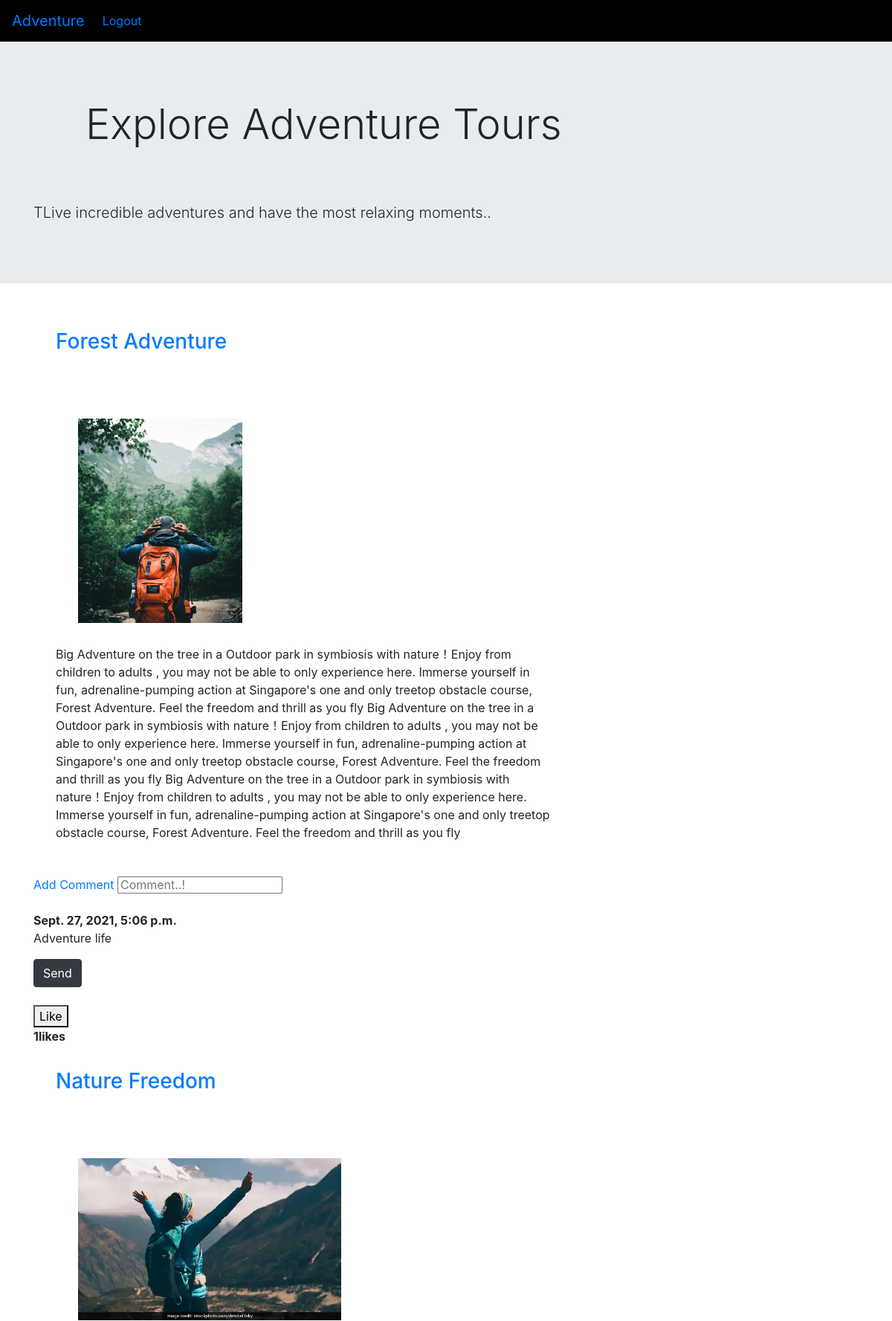
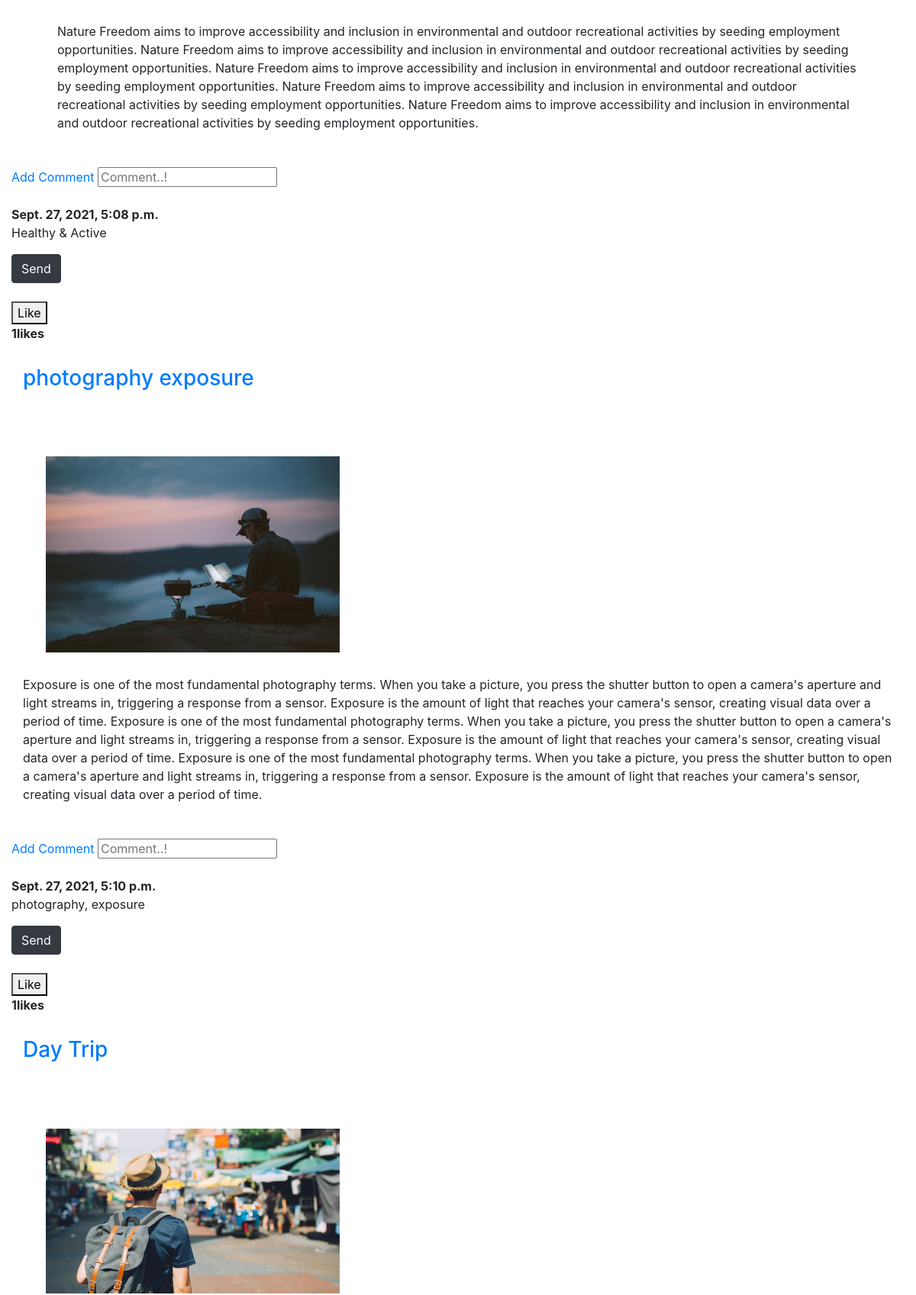
The page / (upper part) on the database its author committed (2 pictures, top to bottom).
### myapp/models.py (models this page shows, shortened)
class Post(models.Model):
    title = models.CharField(max_length = 100)
    image = models.ImageField()
    body = models.TextField()
    liked = models.ManyToManyField(User,default = None,blank = True,related_name = 'liked')
    comment = models.TextField()
    date = models.DateTimeField(auto_now_add = True)

### myapp/views.py (the view)
# urls.py: path('',HomeView.as_view(),name = 'home'),
class HomeView(ListView):
    model = Post
    template_name = 'home.html'
    fields = ('comment','liked')

### template/home.html (shortened to what this page needs)
{% extends 'base.html' %}
{% block content %}
<div class="container">
    <div class="row">
        <div class="col-md-8">
        {% for post in object_list %}
            <div class="post-entry">
                <h3><a href="#">{{post.title}}</a> </h3><br><br>
                <div class="image-blog">
                    <img src="{{post.image.url}}">
                </div>
                               <p>{{post.body}}</p>
            </div>
        </div>
            <div class="col-md-5">
             <a href="#">Add Comment</a>
                <input type="text" {{post.comment}} placeholder="Comment..!"><br><br>
            <strong>{{post.date}}</strong>
            <p>{{post.comment}}</p>
            <button type="submit" class="btn btn-dark">Send</button>
            <br>
            <br>
            <form method="post" class="ui form">
                {% if user not in post.liked.all %}
                    <button type="submit" class="btn-btn-success">Like</button>
                {% else%}
                    <button type="submit" class="btn btn-danger">Unlike</button>
                {% endif%}
            </form>
            <strong>{{post.liked.all.count}}likes</strong>
            </div>
    </div>
    {% endfor %}
{% endblock content %}

### template/base.html (shortened to what this page needs)
<!DOCTYPE html>
<html lang="en" xmlns="http://www.w3.org/1999/html">
<head>
<link rel="stylesheet" href="https://cdn.jsdelivr.net/npm/bootstrap@4.6.0/dist/css/bootstrap.min.css">
</head>
<body>
<nav class="navbar navbar-expand-lg navbar-ligth fixed-top " style="background-color:black">
  <a class="navbar-brand" href="">Adventure</a>
  <div class="collapse navbar-collapse" id="navbarSupportedContent">
    <ul class="navbar-nav mr-auto">
      {% if user.is_authenticated %}
        <li class="na-item">
            <a class="nav-link">Hi {{ user.username }}</a>
        </li>
      <li class="nav-item active">
          <a class="nav-link" href="#">Home </a>
      </li>
        <li class="nav-item">
        <a class="nav-link" href="accounts/login">login</a>
      </li>
        <li class="nav-item">
        <a class="nav-link" href="accounts/sign">Sign</a>
      </li>
        <li class="nav-item">
        <a class="nav-link" href="accounts/logout">Logout</a>
      </li>
      </li>
        <form>
       <a class="form-inline ">
           <a href="#" class="btn btn-dark ">New Post</a>
     </form>
      {% else %}
       <li class="nav-item">
        <a class="nav-link" href="/logout">Logout</a>
      </li>
    </ul>
    {% endif%}
  </div>
</nav>
<div class="jumbotron jumbotron-fluid">
  <div class="container">
    <h1 class="display-4">Explore Adventure Tours</h1>
    <p class="lead">TLive incredible adventures and have the most relaxing moments..</p>
  </div>
</div>
</body>
{% block content %}
{% endblock content %}
</body>
</html>

### template/home.html (style rules this page uses)
img { width:35%; heigth:30%; }
h1 { padding:40px; margin:30px; }
input { width:50%; height:10%; }
.post-entry { padding:10px; margin:20px; }
.image-blog { padding:20px; width:100%; margin:10px; }

### rows shown on the page
Post: title "Forest Adventure", image (picture), body "Big Adventure on the tree in a Outdoor park in symbiosis with nature！Enjoy from children to adults , you may not be able to only experience here. Immerse yourself in fun, adrenaline-pumping action at Singapore's one and only treetop obstacle course, Forest Adventure. Feel the freedom and thrill as you fly Big Adventure on the tree in a Outdoor park in symbiosis with nature！Enjoy from children to adults , you may not be able to only experience here. Immerse yourself in fun, adrenaline-pumping action at Singapore's one and only treetop obstacle course, Forest Adventure. Feel the freedom and thrill as you fly Big Adventure on the tree in a Outdoor park in symbiosis with nature！Enjoy from…", date "Sept. 27, 2021, 5:06 p.m.", comment "Adventure life", shows "Like", liked.all.count "1"
Post: title "Nature Freedom", image (picture), body "Nature Freedom aims to improve accessibility and inclusion in environmental and outdoor recreational activities by seeding employment opportunities. Nature Freedom aims to improve accessibility and inclusion in environmental and outdoor recreational activities by seeding employment opportunities. Nature Freedom aims to improve accessibility and inclusion in environmental and outdoor recreational activities by seeding employment opportunities. Nature Freedom aims to improve accessibility and inclusion in environmental and outdoor recreational activities by seeding employment opportunities. Nature Freedom aims to improve accessibility and inclusion in environmental and outdoor recreational…", date "Sept. 27, 2021, 5:08 p.m.", comment "Healthy & Active", shows "Like", liked.all.count "1"
Post: title "photography exposure", image (picture), body "Exposure is one of the most fundamental photography terms. When you take a picture, you press the shutter button to open a camera's aperture and light streams in, triggering a response from a sensor. Exposure is the amount of light that reaches your camera's sensor, creating visual data over a period of time. Exposure is one of the most fundamental photography terms. When you take a picture, you press the shutter button to open a camera's aperture and light streams in, triggering a response from a sensor. Exposure is the amount of light that reaches your camera's sensor, creating visual data over a period of time. Exposure is one of the most fundamental photography terms. When you take a…", date "Sept. 27, 2021, 5:10 p.m.", comment "photography, exposure", shows "Like", liked.all.count "1"
Post: title "Day Trip", image (picture)
